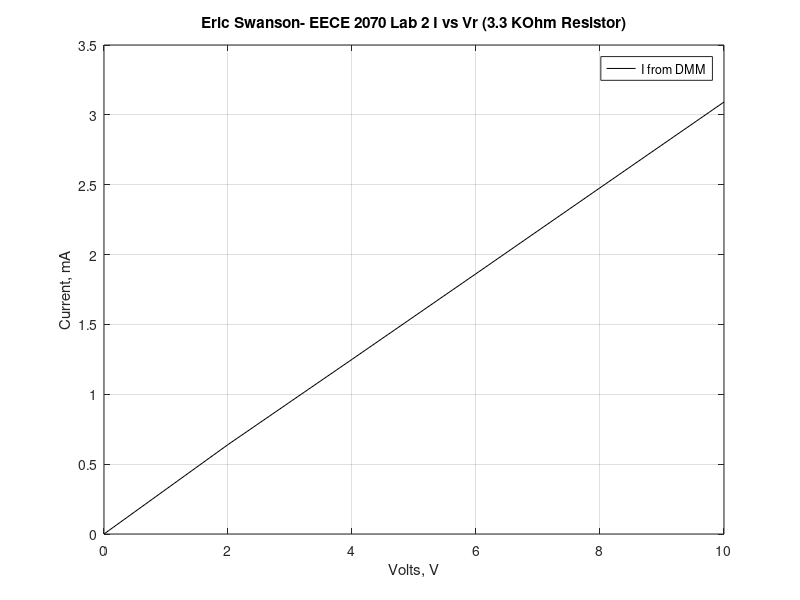

Write the MATLAB code that produced this figure.
%Lab 2 plotting I vs Vr
%Eric Swanson EECE 2070 Lab 2 Plot 2 (3.3 KOhm resistor)
figure (1);
IDMM = [ 0 0.640 1.250 1.863 2.478 3.092 ];
V = [ 0 2 4 6 8 10 ];
plot (V,IDMM,'k-');
xlabel ('Volts, V'); ylabel ('Current, mA');
grid on;
legend ('I from DMM')
title ('Eric Swanson- EECE 2070 Lab 2 I vs Vr (3.3 KOhm Resistor)');